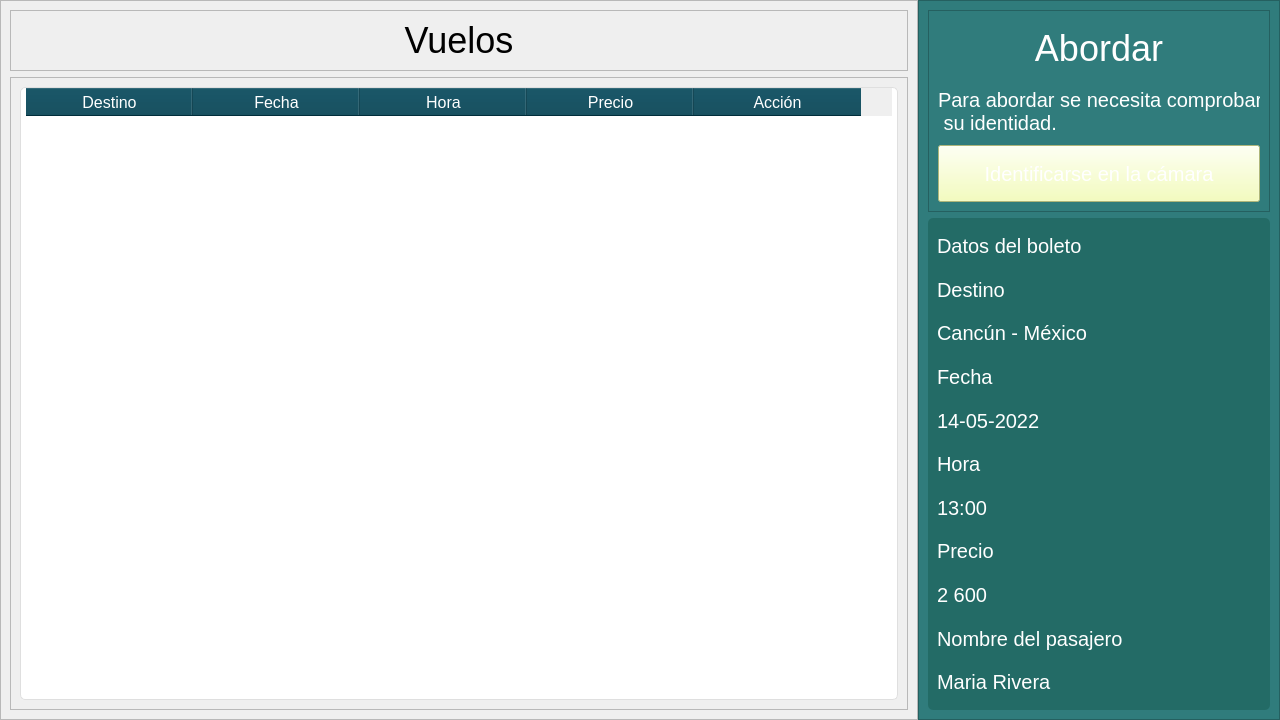
<?xml version="1.0" encoding="UTF-8"?>
<ui version="4.0">
 <class>mainWindow</class>
 <widget class="QMainWindow" name="mainWindow">
  <property name="geometry">
   <rect>
    <x>0</x>
    <y>0</y>
    <width>1280</width>
    <height>720</height>
   </rect>
  </property>
  <property name="windowTitle">
   <string>Face Recognition</string>
  </property>
  <property name="styleSheet">
   <string notr="true">font-size: 20px;</string>
  </property>
  <widget class="QWidget" name="centralwidget">
   <property name="styleSheet">
    <string notr="true">margin: 0;
padding: 0;</string>
   </property>
   <layout class="QHBoxLayout" name="horizontalLayout">
    <property name="spacing">
     <number>0</number>
    </property>
    <property name="leftMargin">
     <number>0</number>
    </property>
    <property name="topMargin">
     <number>0</number>
    </property>
    <property name="rightMargin">
     <number>0</number>
    </property>
    <property name="bottomMargin">
     <number>0</number>
    </property>
    <item>
     <widget class="QFrame" name="frame">
      <property name="frameShape">
       <enum>QFrame::StyledPanel</enum>
      </property>
      <property name="frameShadow">
       <enum>QFrame::Raised</enum>
      </property>
      <layout class="QVBoxLayout" name="verticalLayout_3">
       <item>
        <widget class="QFrame" name="frame_4">
         <property name="styleSheet">
          <string notr="true">max-height: 100px;</string>
         </property>
         <property name="frameShape">
          <enum>QFrame::StyledPanel</enum>
         </property>
         <property name="frameShadow">
          <enum>QFrame::Raised</enum>
         </property>
         <layout class="QHBoxLayout" name="horizontalLayout_2">
          <item>
           <widget class="QLabel" name="label_3">
            <property name="styleSheet">
             <string notr="true">font-size: 36px;</string>
            </property>
            <property name="text">
             <string>Vuelos</string>
            </property>
            <property name="alignment">
             <set>Qt::AlignCenter</set>
            </property>
           </widget>
          </item>
         </layout>
        </widget>
       </item>
       <item>
        <widget class="QFrame" name="frame_6">
         <property name="frameShape">
          <enum>QFrame::StyledPanel</enum>
         </property>
         <property name="frameShadow">
          <enum>QFrame::Raised</enum>
         </property>
         <layout class="QHBoxLayout" name="horizontalLayout_3">
          <item>
           <widget class="QTableWidget" name="flightTable">
            <property name="styleSheet">
             <string notr="true">QTableWidget{
	background-color: rgb(255, 255, 255);
	border-radius: 5px;
	padding-left: 5px;
	padding-right: 5px;
	border: 1px solid rgb(223, 223, 223);
}

QHeaderView::section{
	color: rgb(255, 255, 255);
	background-color: rgb(0, 63, 82);
	font-size: 16px;
}</string>
            </property>
            <attribute name="horizontalHeaderDefaultSectionSize">
             <number>167</number>
            </attribute>
            <column>
             <property name="text">
              <string>Destino</string>
             </property>
            </column>
            <column>
             <property name="text">
              <string>Fecha</string>
             </property>
            </column>
            <column>
             <property name="text">
              <string>Hora</string>
             </property>
            </column>
            <column>
             <property name="text">
              <string>Precio</string>
             </property>
            </column>
            <column>
             <property name="text">
              <string>Acción</string>
             </property>
            </column>
           </widget>
          </item>
         </layout>
        </widget>
       </item>
      </layout>
     </widget>
    </item>
    <item>
     <widget class="QFrame" name="frame_2">
      <property name="autoFillBackground">
       <bool>false</bool>
      </property>
      <property name="styleSheet">
       <string notr="true">background-color: rgb(48, 124, 124);
max-width: 360px;</string>
      </property>
      <property name="frameShape">
       <enum>QFrame::StyledPanel</enum>
      </property>
      <property name="frameShadow">
       <enum>QFrame::Raised</enum>
      </property>
      <layout class="QVBoxLayout" name="verticalLayout">
       <item>
        <widget class="QFrame" name="frame_3">
         <property name="styleSheet">
          <string notr="true">max-height: 200px;
color:#fff;</string>
         </property>
         <property name="frameShape">
          <enum>QFrame::StyledPanel</enum>
         </property>
         <property name="frameShadow">
          <enum>QFrame::Raised</enum>
         </property>
         <layout class="QVBoxLayout" name="verticalLayout_2">
          <item>
           <widget class="QLabel" name="label">
            <property name="layoutDirection">
             <enum>Qt::LeftToRight</enum>
            </property>
            <property name="styleSheet">
             <string notr="true">
font-size: 36px;</string>
            </property>
            <property name="text">
             <string>Abordar</string>
            </property>
            <property name="alignment">
             <set>Qt::AlignCenter</set>
            </property>
           </widget>
          </item>
          <item>
           <widget class="QLabel" name="label_2">
            <property name="text">
             <string>Para abordar se necesita comprobar 
 su identidad.</string>
            </property>
           </widget>
          </item>
          <item>
           <widget class="QPushButton" name="pushButton">
            <property name="styleSheet">
             <string notr="true">background-color: rgb(243, 255, 171);
color: rgc(0,0,0);</string>
            </property>
            <property name="text">
             <string>Identificarse en la cámara</string>
            </property>
           </widget>
          </item>
         </layout>
        </widget>
       </item>
       <item>
        <widget class="QFrame" name="frame_5">
         <property name="styleSheet">
          <string notr="true">background-color: rgb(35, 107, 102);
border-radius: 5px;
color: #fff;</string>
         </property>
         <property name="frameShape">
          <enum>QFrame::StyledPanel</enum>
         </property>
         <property name="frameShadow">
          <enum>QFrame::Raised</enum>
         </property>
         <layout class="QVBoxLayout" name="verticalLayout_4">
          <item>
           <widget class="QLabel" name="label_4">
            <property name="text">
             <string>Datos del boleto</string>
            </property>
           </widget>
          </item>
          <item>
           <widget class="QLabel" name="label_5">
            <property name="text">
             <string>Destino</string>
            </property>
           </widget>
          </item>
          <item>
           <widget class="QLabel" name="label_6">
            <property name="text">
             <string>Cancún - México</string>
            </property>
           </widget>
          </item>
          <item>
           <widget class="QLabel" name="label_7">
            <property name="text">
             <string>Fecha</string>
            </property>
           </widget>
          </item>
          <item>
           <widget class="QLabel" name="label_8">
            <property name="text">
             <string>14-05-2022</string>
            </property>
           </widget>
          </item>
          <item>
           <widget class="QLabel" name="label_9">
            <property name="text">
             <string>Hora</string>
            </property>
           </widget>
          </item>
          <item>
           <widget class="QLabel" name="label_10">
            <property name="text">
             <string>13:00</string>
            </property>
           </widget>
          </item>
          <item>
           <widget class="QLabel" name="label_11">
            <property name="text">
             <string>Precio</string>
            </property>
           </widget>
          </item>
          <item>
           <widget class="QLabel" name="label_12">
            <property name="text">
             <string>2 600</string>
            </property>
           </widget>
          </item>
          <item>
           <widget class="QLabel" name="label_13">
            <property name="text">
             <string>Nombre del pasajero</string>
            </property>
           </widget>
          </item>
          <item>
           <widget class="QLabel" name="label_14">
            <property name="text">
             <string>Maria Rivera</string>
            </property>
           </widget>
          </item>
         </layout>
        </widget>
       </item>
      </layout>
     </widget>
    </item>
   </layout>
  </widget>
  <widget class="QMenuBar" name="menubar">
   <property name="geometry">
    <rect>
     <x>0</x>
     <y>0</y>
     <width>1280</width>
     <height>34</height>
    </rect>
   </property>
  </widget>
 </widget>
 <resources/>
 <connections/>
</ui>
